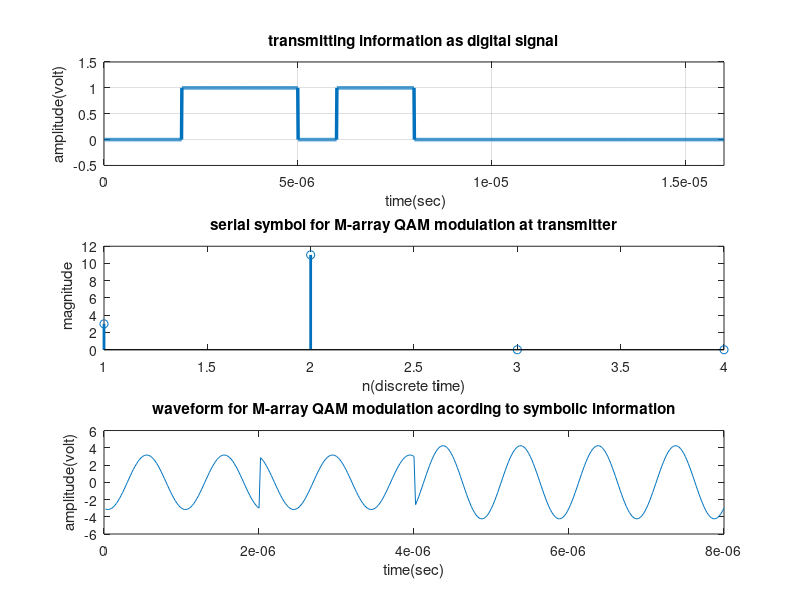
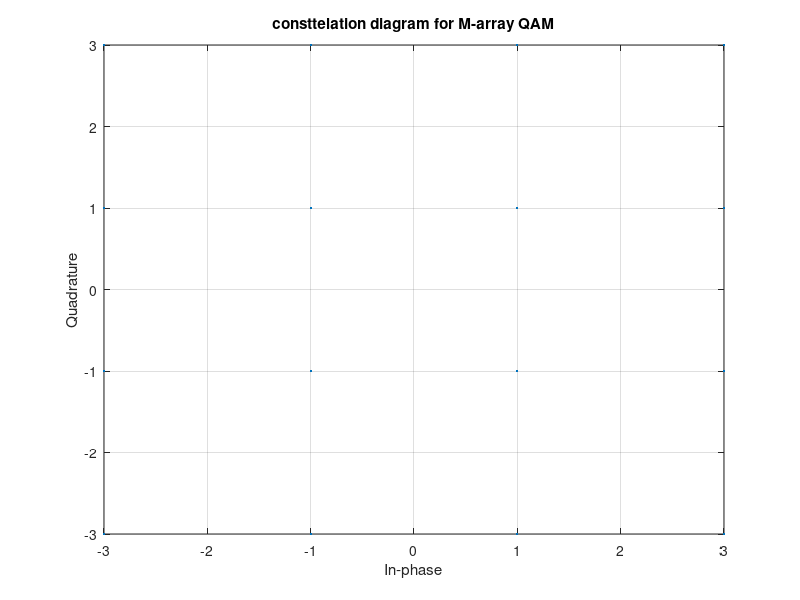
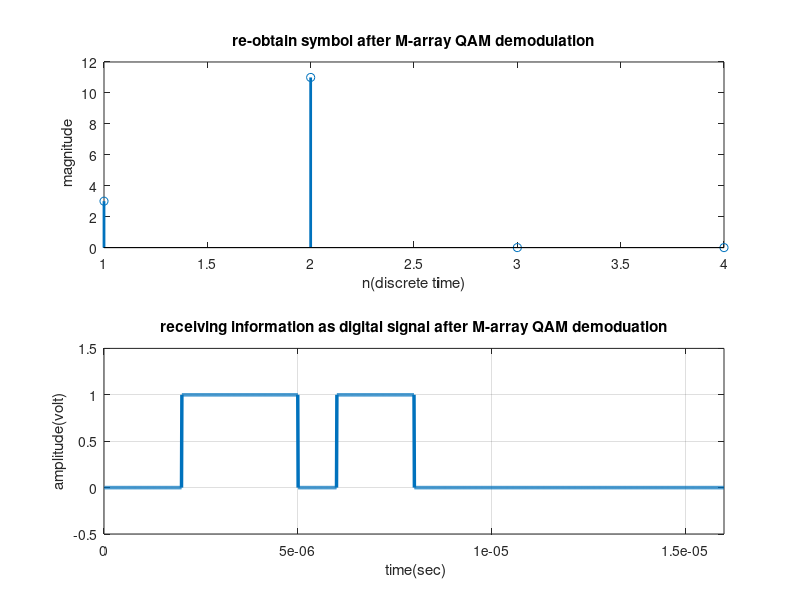

MATLAB code to generate these figures, in order:
%>>>>>>>>>>>>>>>>>> Matlab code for M ary-QAM modulation >>>>>>>>>>>>>>>>>%

clc;
clear all;
close all;

M=16;
%M=input(' enter the value of M array for QAM modulation : ');
fprintf('\n\n\n');
%XXXXXXXXXXXXXXXXXXXXXXXXXXX input  chaking loop XXXXXXXXXXXXXXXXXXXXXXXXXX
Ld=log2(M);
ds=ceil(Ld);
dif=ds-Ld;
if(dif~=0)
   error('the value of M is only acceptable if log2(M)is an integer');
end


%XXXXXXXXXXXXXXXXXXX binary Information Generation XXXXXXXXXXXXXXXXXXXXXXXX
nbit=16;                                        %number of information bits
msg=round(rand(nbit,1));            % information generation as binary form
disp(' binary information at transmitter ');
disp(msg);
fprintf('\n\n');





%XX representation of transmitting binary information as digital signal XXX
x=msg;
bp=.000001;                                                    % bit period
bit=[]; 
for n=1:1:length(x)
    if x(n)==1;
       se=ones(1,100);
    else x(n)==0;
        se=zeros(1,100);
    end
     bit=[bit se];

end
t1=bp/100:bp/100:100*length(x)*(bp/100);
figure(1)
subplot(3,1,1);
plot(t1,bit,'lineWidth',2.5);grid on;
axis([ 0 bp*length(x) -.5 1.5]);
ylabel('amplitude(volt)');
xlabel(' time(sec)');
title('transmitting information as digital signal');






% binary information convert into symbolic form for M-array QAM modulation
M=M;                                             % order of QAM modulation
msg_reshape=reshape(msg,log2(M),nbit/log2(M))';
disp(' information are reshaped for convert symbolic form');
disp(msg_reshape);
fprintf('\n\n');

size(msg_reshape);
for(j=1:1:nbit/log2(M))
   for(i=1:1:log2(M))
       a(j,i)=num2str(msg_reshape(j,i));
   end
end


as=bin2dec(a);
ass=as';
figure(1)
subplot(3,1,2);
stem(ass,'Linewidth',2.0);
title('serial symbol for M-array QAM modulation at transmitter');
xlabel('n(discrete time)');
ylabel(' magnitude');


disp('symbolic form information for M-array QAM ');
disp(ass);
fprintf('\n\n');





%XXXXXXXXXXXXXX Mapping for M-array QAM modulation XXXXXXXXXXXXXXXXXXXXXXXX
M=M;                                               %order of QAM modulation
x1=[0:M-1];
p=qammod(ass,M)     %constalation design for M-array QAM acording to symbol
sym=0:1:M-1;     % considerable symbol of M-array QAM, just for scatterplot
pp=qammod(sym,M);                     %constalation diagram for M-array QAM         
scatterplot(pp),grid on;
title('consttelation diagram for M-array QAM');





%XXXXXXXXXXXXXXXXXXXXXX  M-array QAM modulation XXXXXXXXXXXXXXXXXXXXXXXXXXX
RR=real(p)
II=imag(p)
sp=bp*2;                                     %symbol period for M-array QAM
sr=1/sp;                                                      % symbol rate
f=sr*2;
t=sp/100:sp/100:sp;
ss=length(t);
m=[];
for(k=1:1:length(RR))
    yr=RR(k)*cos(2*pi*f*t);                     % inphase or real component
    yim=II(k)*sin(2*pi*f*t);            % Quadrature or imagenary component 
    y=yr+yim;
    m=[m y];
end
tt=sp/100:sp/100:sp*length(RR);
figure(1);
subplot(3,1,3);
plot(tt,m);
title('waveform for M-array QAM modulation acording to symbolic information');
xlabel('time(sec)');
ylabel('amplitude(volt)');




%XXXXXXXXXXXXXXXXXXXX M-array QAM demodulation XXXXXXXXXXXXXXXXXXXXXXXXXXXX
m1=[];
m2=[];
for n=ss:ss:length(m)
  t=sp/100:sp/100:sp;
  y1=cos(2*pi*f*t);                                     % inphase component
  y2=sin(2*pi*f*t);                                  % quadrature component
  mm1=y1.*m((n-(ss-1)):n);                                    
  mm2=y2.*m((n-(ss-1)):n);                                    
  z1=trapz(t,mm1)                                             % integration
  z2=trapz(t,mm2)                                             % integration
  zz1=round(2*z1/sp)
  zz2=round(2*z2/sp)
  m1=[m1 zz1]
  m2=[m2 zz2]
end



%XXXXXXXXXXXXXXXXXXX de-mapping for M-array QAM modulation XXXXXXXXXXXXXXXX
clear i;
clear j;
for (k=1:1:length(m1))  
gt(k)=m1(k)+j*m2(k);
end
gt

ax=qamdemod(gt,M);
figure(3);
subplot(2,1,1);
stem(ax,'linewidth',2);
title(' re-obtain symbol after M-array QAM demodulation ');
xlabel('n(discrete time)');
ylabel(' magnitude');

disp('re-obtain symbol after M-array QAM demodulation ');
disp(ax);
fprintf('\n\n');


bi_in=dec2bin(ax);
[row col]=size(bi_in);
p=1;
 for(i=1:1:row)
     for(j=1:1:col)
         re_bi_in(p)=str2num(bi_in(i,j));
         p=p+1;
     end
 end 
disp('re-obtain binary information after M-array QAM demodulation');
disp(re_bi_in')
fprintf('\n\n');




%XX representation of receiving binary information as digital signal XXXXXX
x=re_bi_in;
bp=.000001;                                                    % bit period
bit=[]; 
for n=1:1:length(x)
    if x(n)==1;
       se=ones(1,100);
    else x(n)==0;
        se=zeros(1,100);
    end
     bit=[bit se];

end
t1=bp/100:bp/100:100*length(x)*(bp/100);
figure(3)
subplot(2,1,2);
plot(t1,bit,'lineWidth',2.5);grid on;
axis([ 0 bp*length(x) -.5 1.5]);
ylabel('amplitude(volt)');
xlabel(' time(sec)');
title('receiving information as digital signal after M-array QAM demoduation');


%>>>>>>>>>>>>>>>>>>>>>>>>>>>>>>>>> end of program <<<<<<<<<<<<<<<<<<<<<<<<<

